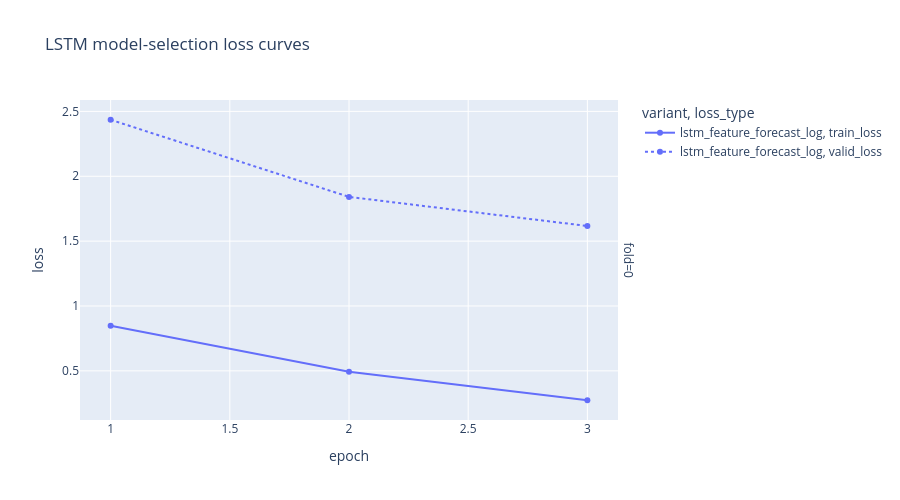

The notebook cell this image was saved under:
### Code cell
if not training_df.empty:
    melted = training_df.melt(id_vars=["fold","variant","epoch","best_epoch"], value_vars=["train_loss","valid_loss"], var_name="loss_type", value_name="loss")
    fig=px.line(melted, x="epoch", y="loss", color="variant", line_dash="loss_type", facet_row="fold", markers=True, title="LSTM model-selection loss curves")
    fig.update_layout(height=max(500, 320 * training_df["fold"].nunique()))
    fig.show()

### Figure 1 — Plotly figure (JSON) as saved in the notebook; plotly's stock layout.template omitted (floating-point values rounded to 4 significant figures)
{"data": [{"hovertemplate": "variant=lstm_feature_forecast_log<br>loss_type=train_loss<br>fold=0<br>epoch=%{x}<br>loss=%{y}<extra></extra>", "legendgroup": "lstm_feature_forecast_log, train_loss", "line": {"color": "#636efa", "dash": "solid"}, "marker": {"symbol": "circle"}, "mode": "lines+markers", "name": "lstm_feature_forecast_log, train_loss", "orientation": "v", "showlegend": true, "type": "scatter", "x": [1, 2, 3], "xaxis": "x", "y": [0.8476, 0.4924, 0.2734], "yaxis": "y"}, {"hovertemplate": "variant=lstm_feature_forecast_log<br>loss_type=valid_loss<br>fold=0<br>epoch=%{x}<br>loss=%{y}<extra></extra>", "legendgroup": "lstm_feature_forecast_log, valid_loss", "line": {"color": "#636efa", "dash": "dot"}, "marker": {"symbol": "circle"}, "mode": "lines+markers", "name": "lstm_feature_forecast_log, valid_loss", "orientation": "v", "showlegend": true, "type": "scatter", "x": [1, 2, 3], "xaxis": "x", "y": [2.436, 1.841, 1.617], "yaxis": "y"}], "layout": {"annotations": [{"font": {}, "showarrow": false, "text": "fold=0", "textangle": 90, "x": 0.98, "xanchor": "left", "xref": "paper", "y": 0.5, "yanchor": "middle", "yref": "paper"}], "height": 500, "legend": {"title": {"text": "variant, loss_type"}, "tracegroupgap": 0}, "title": {"text": "LSTM model-selection loss curves"}, "xaxis": {"anchor": "y", "domain": [0, 0.98], "title": {"text": "epoch"}}, "yaxis": {"anchor": "x", "domain": [0, 1], "title": {"text": "loss"}}}}
